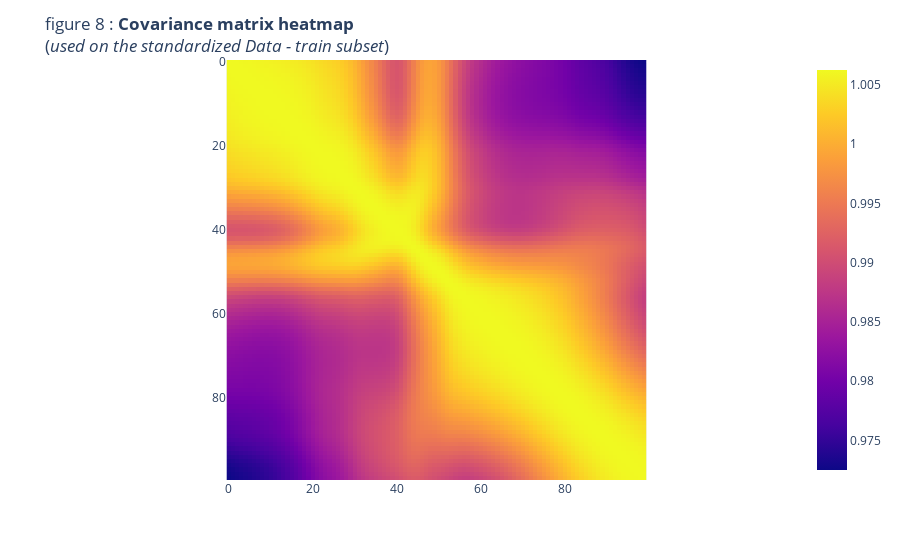

Notebook cell for this chart:
### Markdown cell above
### 9.a heatmap of the covariance matrix <a class="anchor" id="section_9_a"></a>

### Code cell
# Displaying figure
fig_8 = px.imshow(cov_matrix)
fig_8.update_layout(title='figure 8 : <b>Covariance matrix heatmap</b><br>(<i>used on the standardized Data - train subset</i>)')
fig_8.show()

### Figure 1 — Plotly figure (JSON) as saved in the notebook; plotly's stock layout.template omitted (floating-point values rounded to 4 significant figures; data arrays with more than 128 entries replaced by an {"elided": "..."} marker saying what was removed)
{"data": [{"coloraxis": "coloraxis", "hovertemplate": "x: %{x}<br>y: %{y}<br>color: %{z}<extra></extra>", "name": "0", "type": "heatmap", "xaxis": "x", "yaxis": "y", "z": {"elided": "100x100 float values"}}], "layout": {"coloraxis": {"colorscale": [[0, "#0d0887"], [0.1111, "#46039f"], [0.2222, "#7201a8"], [0.3333, "#9c179e"], [0.4444, "#bd3786"], [0.5556, "#d8576b"], [0.6667, "#ed7953"], [0.7778, "#fb9f3a"], [0.8889, "#fdca26"], [1, "#f0f921"]]}, "margin": {"t": 60}, "title": {"text": "figure 8 : <b>Covariance matrix heatmap</b><br>(<i>used on the standardized Data - train subset</i>)"}, "xaxis": {"anchor": "y", "constrain": "domain", "domain": [0, 1], "scaleanchor": "y"}, "yaxis": {"anchor": "x", "autorange": "reversed", "constrain": "domain", "domain": [0, 1]}}}
